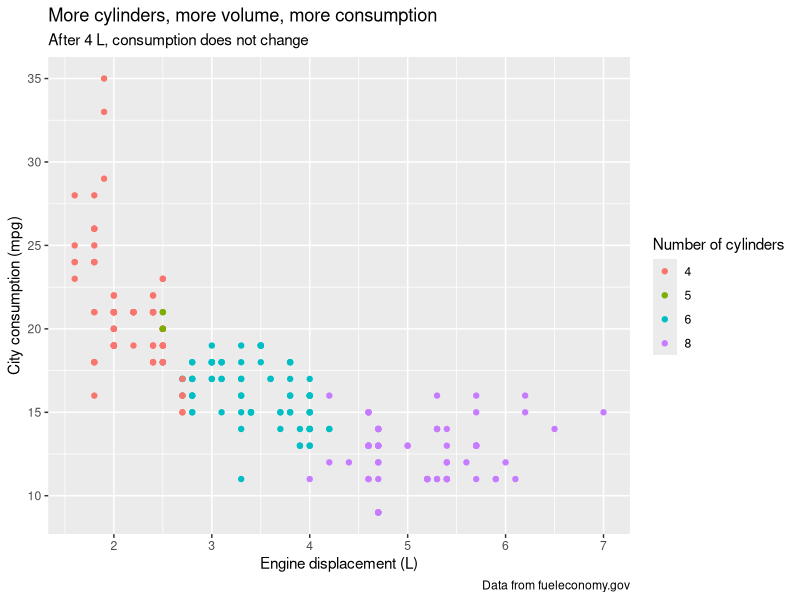
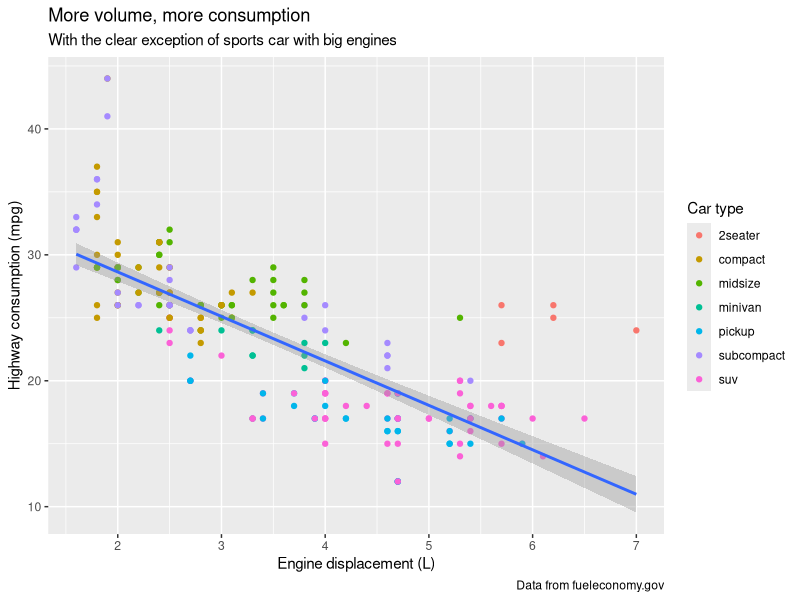
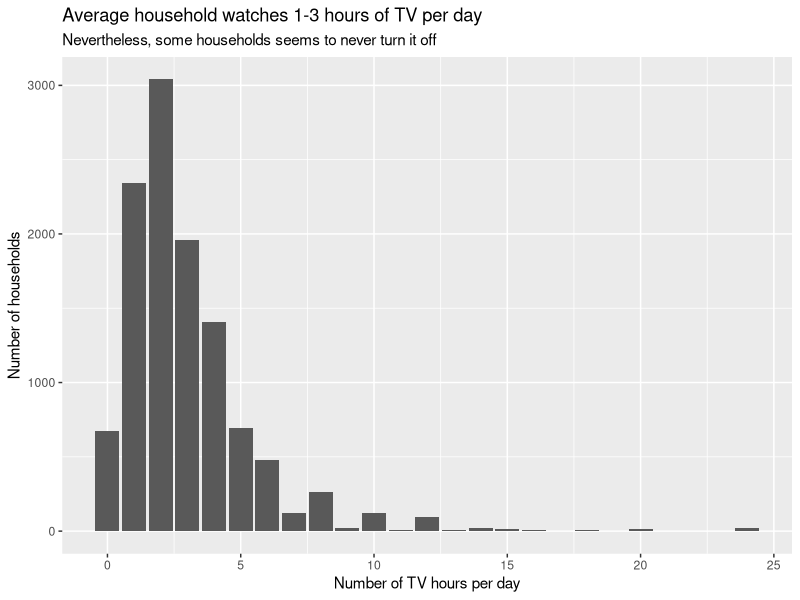
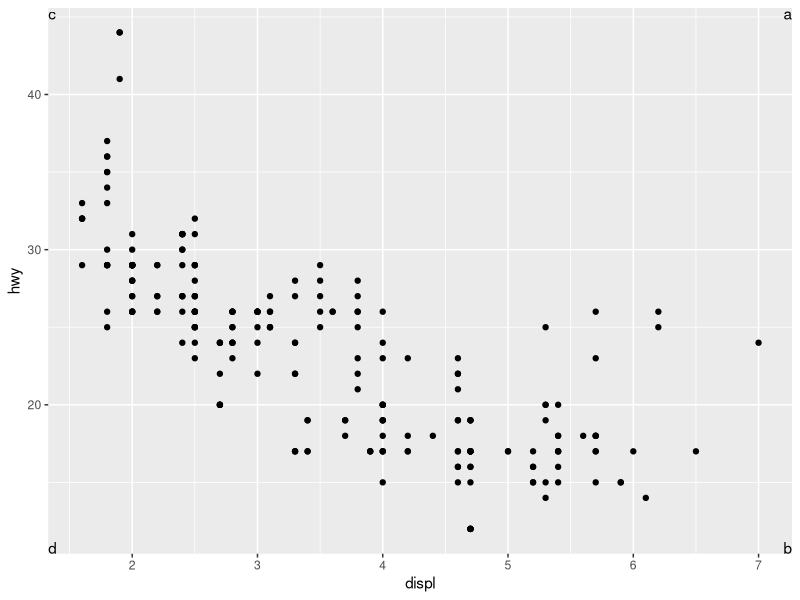
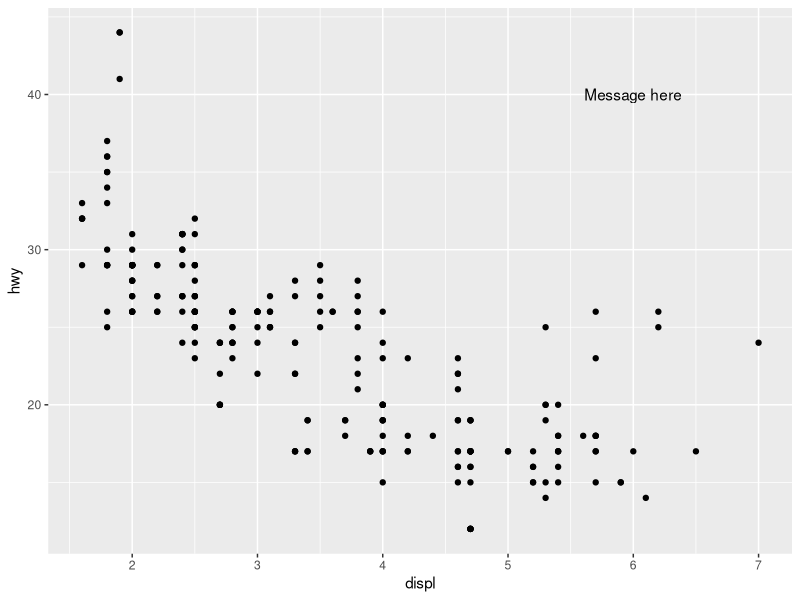
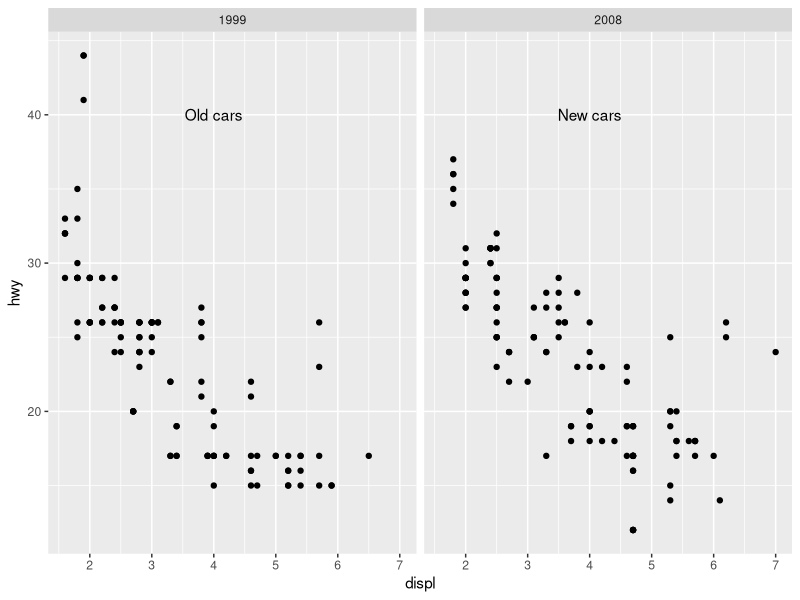
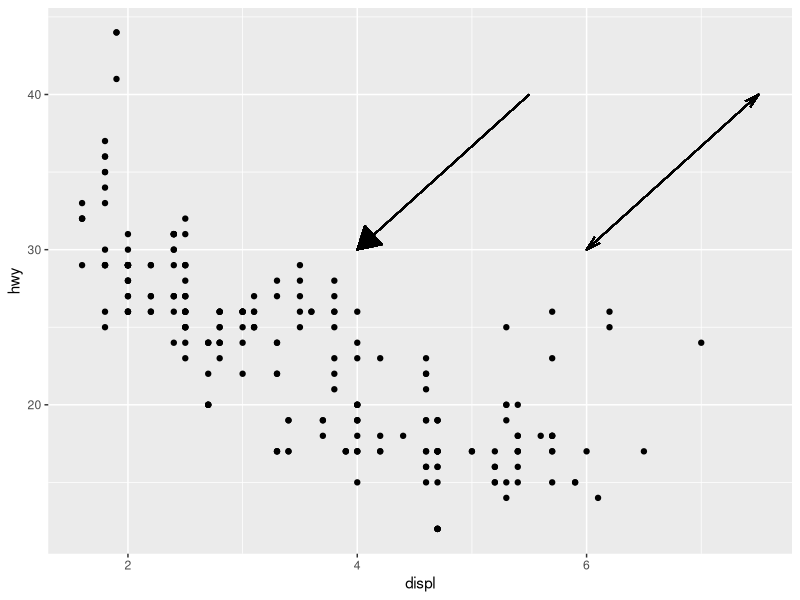
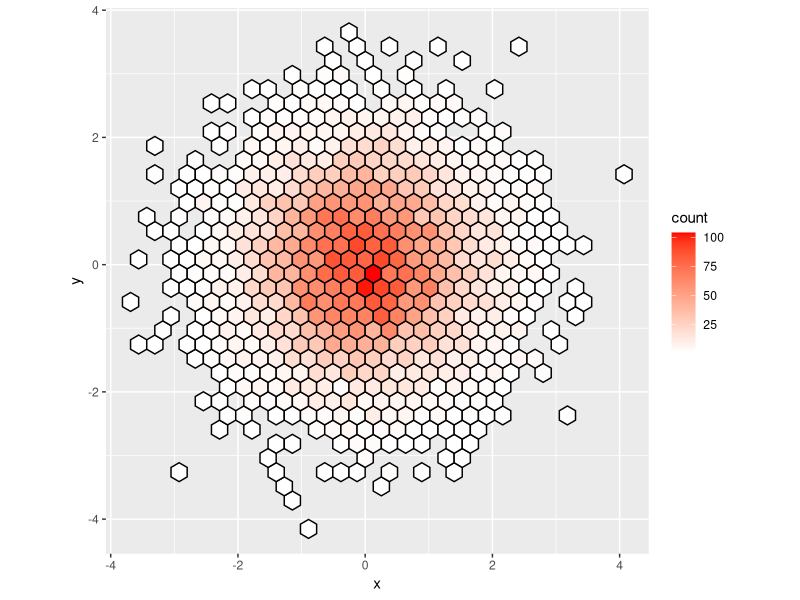

Reproduce these figures in R, in order.
## ---- chunk 1
knitr::opts_chunk$set(echo = TRUE)
library(ggplot2)
library(forcats)
library(tidyverse)
library(lubridate)
df <- tibble(
  x = rnorm(10000),
  y = rnorm(10000)
)
## ---- chunk 2
ggplot(mpg, aes(displ, cty)) +
  geom_point(aes(color = as.factor(cyl))) +
  labs(title = "More cylinders, more volume, more consumption",
       subtitle = "After 4 L, consumption does not change",
       x = "Engine displacement (L)",
       y = "City consumption (mpg)",
       colour = "Number of cylinders",
       caption = "Data from fueleconomy.gov")
## ---- chunk 3
ggplot(mpg, aes(displ, hwy)) +
  geom_point(aes(color = as.factor(class))) +
  geom_smooth(method = "lm") +
  labs(title = "More volume, more consumption",
       subtitle = "With the clear exception of sports car with big engines",
       x = "Engine displacement (L)",
       y = "Highway consumption (mpg)",
       colour = "Car type",
       caption = "Data from fueleconomy.gov")
## ---- chunk 4
#Hey Jude, don't make it bad
ggplot(gss_cat, aes(tvhours)) +
  #Take a sad chart
  geom_bar() +
  #And make it better
  labs(title = "Average household watches 1-3 hours of TV per day",
         subtitle = "Nevertheless, some households seems to never turn it off",
         x = "Number of TV hours per day",
         y = "Number of households")
## ---- chunk 5
label <- tibble(
  displ = c(Inf,Inf,-Inf,-Inf),
  hwy = c(Inf,-Inf,Inf,-Inf),
  label = c("a","b","c","d")
)

ggplot(mpg, aes(displ, hwy)) +
  geom_point() +
  geom_text(aes(label = label), data = label, vjust = c("top","bottom","top","bottom"), hjust = c("right","right","left","left"))

## ---- chunk 6
ggplot(mpg, aes(displ, hwy)) +
  geom_point() +
  annotate("text", x = 6, y = 40, label = "Message here")

## ---- chunk 7
label <- tibble(
  hwy = c(40,40),
  displ = c(4,4),
  year = c(1999,2008),
  label = c("Old cars", "New cars")
)
ggplot(mpg, aes(displ, hwy)) +
  geom_point() +
  facet_grid(.~ year) +
  geom_text(aes(label = label), data = label)

## ---- chunk 8
ggplot(mpg, aes(displ, hwy)) +
  geom_point() +
  #Closed triangle, big head arrow
  geom_segment(aes(x = 4, y = 30, xend = 5.5, yend = 40), arrow = arrow(angle = 30, length = unit(0.25, "inches"), ends = "first", type = "closed")) +
  #Open head, small, both ends arrow
  geom_segment(aes(x = 6, y = 30, xend = 7.5, yend = 40), arrow = arrow(angle = 15, length = unit(0.15, "inches"), ends = "both", type = "open"))
## ---- chunk 9
ggplot(df, aes(x, y)) +
  geom_hex(colour = "black") +
  scale_fill_gradient(low = "white", high = "red") +
  coord_fixed()
## ---- chunk 10
presidential <- presidential %>%
  mutate(id = 33 + row_number())
#separate mutate from ggplot so we can use the id
ggplot(presidential, aes(start, id, colour = party)) +
  geom_point() +
  geom_segment(aes(xend = end, yend = id)) +
  scale_colour_manual(values = c(Republican = "red", Democratic = "blue")) +
  # breaking every 4 years and properly labeling
  scale_x_date("Year", breaks = seq(ymd('1953-01-01'),ymd('2013-01-01'),"4 years"), date_labels = "'%y") +
  # breaking on each president
  scale_y_continuous(NULL, breaks = presidential$id, labels = NULL) +
  # naming the presidents close to their terms
  geom_text(aes(label = name), hjust = 0, nudge_y = 0.5) +
  # labeling the chart
  labs(title = "Presidential terms since 1954",
       legend = "Party")
    
## ---- chunk 11
ggplot(diamonds, aes(carat, price)) +
  geom_point(aes(colour = cut), alpha = 1/20) +
  guides(colour = guide_legend(override.aes = list(alpha = NA)))
